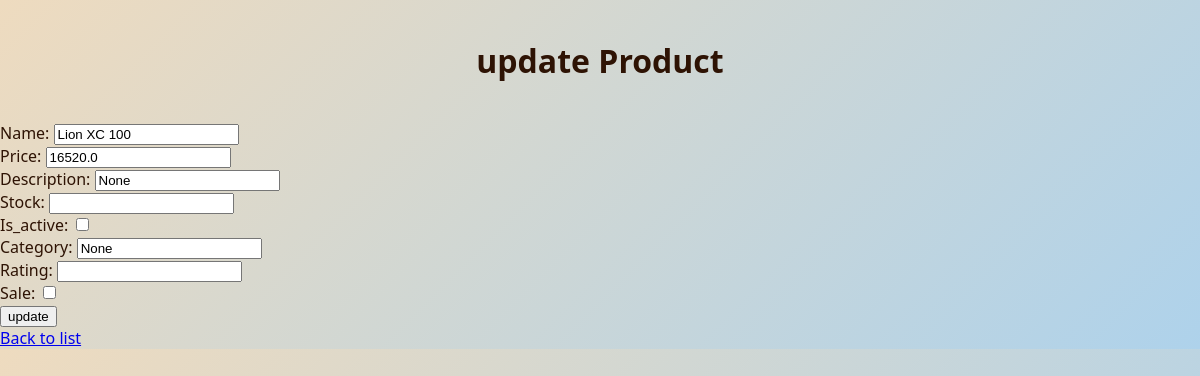
The app's page /update/6, older data.
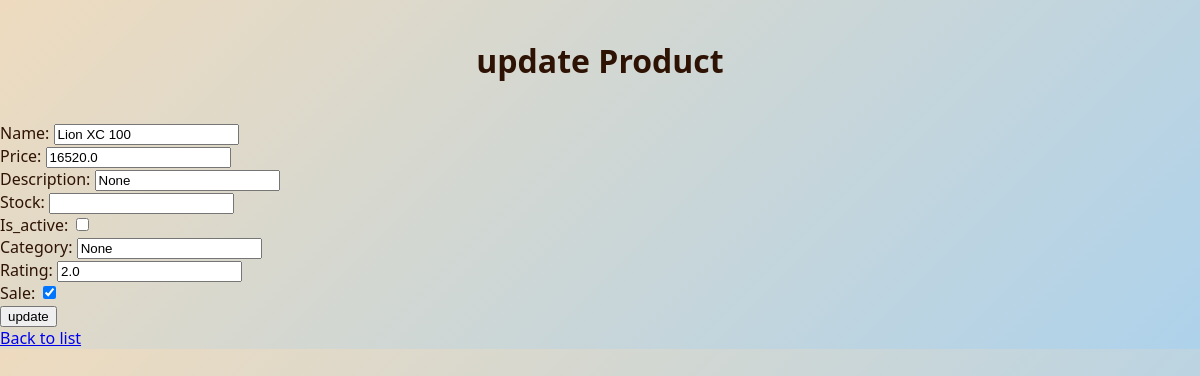
The same page, newer data.
### app/models.py (models this page shows)
class Product(db.Model): #creating class that describes product
    __tablename__  = "products"
    id = db.Column(db.Integer, primary_key=True, autoincrement=True) #creating product id
    name = db.Column(db.String(100),nullable=False)
    price = db.Column(db.Float, nullable=False) #creating price
    created_at = db.Column(db.DateTime, default=db.func.now())
    updated_at = db.Column(db.DateTime, default=db.func.now(), onupdate=db.func.now())
    description = db.Column(db.Text, nullable=True)
    stock = db.Column(db.Integer, nullable=False, default=0)
    is_active  = db.Column(db.Boolean)
    category   = db.Column(db.String(50), nullable=False)
    rating  = db.Column(db.Float, nullable=True, default=0)
    sale   = db.Column(db.Boolean)

### app/routes.py (the view, shortened to what this page needs)
@bp.route('/update/<int:product_id>', methods=['GET', 'POST']) #getting product ID that needs to be updated
def update_product(product_id):
    product = Product.query.get_or_404(product_id) #searching product in the database, if it does not exist, return error
    return render_template('product_form.html', action='update', product=product)  #if get method showing update form

### templates/product_form.html (shortened to what this page needs)
<!DOCTYPE html>
<html>
<head>
    <link rel="stylesheet" href="/static/style.css">
</head>
<body>
    <h1>{{ action }} Product</h1>
    <form method="post">
        <label>Name:
            <input type="text" name="name"
            value="{{ product.name if product else '' }}" required>
        </label><br>
        <label>Price:
            <input type="number" step="0.01" name="price"
            value="{{ product.price if product else '' }}" required></label><br>
       <label>Description:
            <input type="text"  name="description"
            value="{{ product.description if product else '' }}" ></label><br>
        <label>Stock:
            <input type="number"  name="stock"
            value="{{ product.stock if product else '0' }}" ></label><br>
        <label>Is_active:
            <input type="checkbox" name="is_active"
            {% if product and product.is_active %}checked{% endif %}>
</label><br>
         <label>Category:
            <input type="text"  name="category"
            value="{{ product.category if product else '' }}" ></label><br>
        <label>Rating:
            <input type="number" max="5" step="0.1" name="rating"
            value="{{ product.rating if product else '0' }}" ></label><br>
         <label>Sale:
            <input type="checkbox" name="sale"{% if product and product.sale %}checked{% endif %}>
        </label><br>
                    <button type="submit">{{ action }}</button>
        </form>
    <a href="{{ url_for('routes.product') }}">Back to list</a>
</body>
</html>

Row changes from the older to the newer data that the page shows:
changed Product "Lion XC 100": rating (not shown) → "2.0"; sale "☐" → "☑"
